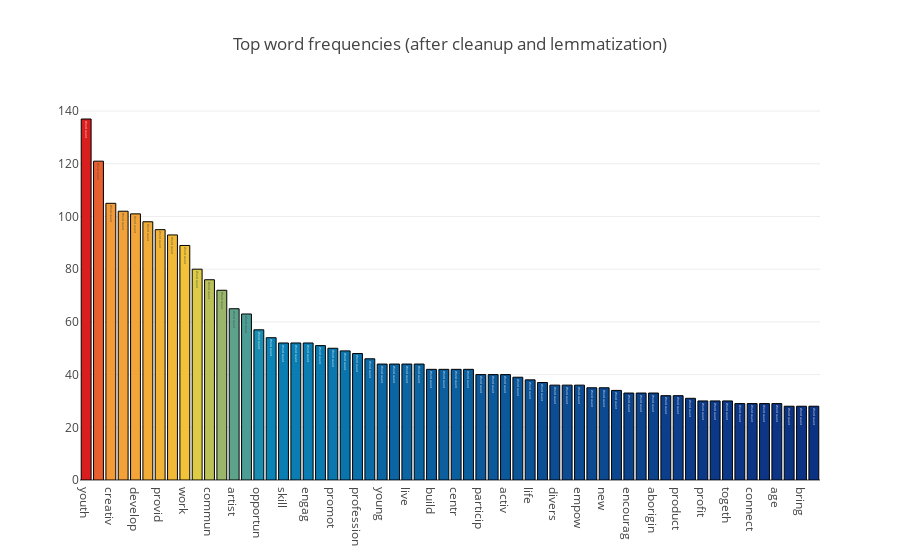

The cell this chart's notebook holds for it:
### Code cell
view_data = PlotWords(word_count)

view_data.freq_plot(top_n=60) # top_n number of top words to show

### Figure 1 — Plotly figure (JSON) as saved in the notebook; plotly's stock layout.template omitted (floating-point values rounded to 4 significant figures)
{"data": [{"marker": {"color": [137, 121, 105, 102, 101, 98, 95, 93, 89, 80, 76, 72, 65, 63, 57, 54, 52, 52, 52, 51, 50, 49, 48, 46, 44, 44, 44, 44, 42, 42, 42, 42, 40, 40, 40, 39, 38, 37, 36, 36, 36, 35, 35, 34, 33, 33, 33, 32, 32, 31, 30, 30, 30, 29, 29, 29, 29, 28, 28, 28], "colorscale": "Portland", "line": {"color": "rgb(0,0,0)", "width": 1}}, "text": "Word count", "type": "bar", "uid": "39a18bcb-a3d3-46e9-a8b2-30cebd8a5d4b", "x": ["youth", "cultur", "creativ", "program", "develop", "peopl", "provid", "creat", "work", "support", "commun", "educ", "artist", "social", "opportun", "mission", "skill", "express", "engag", "space", "promot", "theatr", "profession", "perform", "young", "share", "live", "indigen", "build", "public", "centr", "mandat", "particip", "experi", "activ", "access", "life", "canada", "divers", "project", "empow", "self", "new", "non", "encourag", "children", "aborigin", "nation", "product", "music", "profit", "base", "togeth", "present", "connect", "workshop", "age", "health", "bring", "voic"], "y": [137, 121, 105, 102, 101, 98, 95, 93, 89, 80, 76, 72, 65, 63, 57, 54, 52, 52, 52, 51, 50, 49, 48, 46, 44, 44, 44, 44, 42, 42, 42, 42, 40, 40, 40, 39, 38, 37, 36, 36, 36, 35, 35, 34, 33, 33, 33, 32, 32, 31, 30, 30, 30, 29, 29, 29, 29, 28, 28, 28]}], "layout": {"title": "Top word frequencies (after cleanup and lemmatization)"}}
